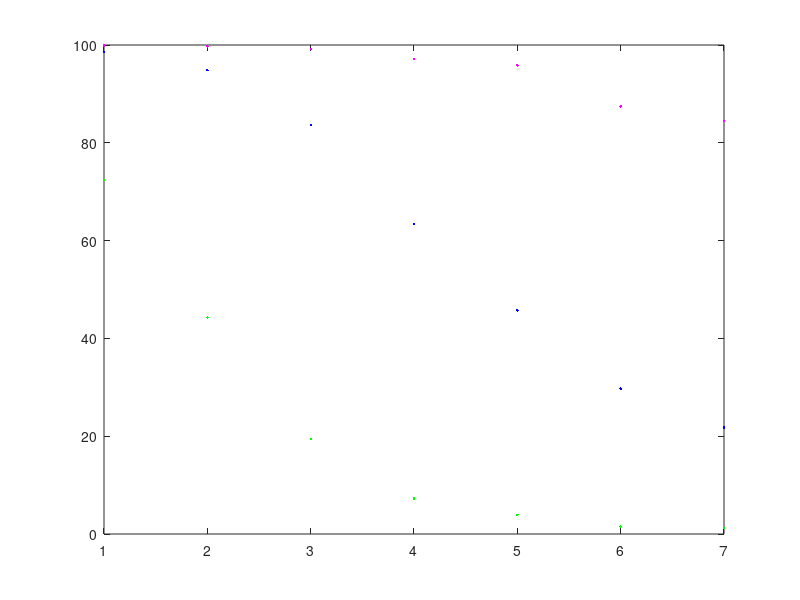

This chart was generated by the following MATLAB code: (Note: this script raises an error after producing the figure.)

%linear topology of various hop lengths

rt_6node_maxRet3 = [308  313  296  308  266  315  310  294  280  310  341  328  272  317  288  297  321  279  268  361;
					196  178  198  157  186  211  168  174  183  194  168  185  168  169  189  187  173  184  176  157;
					90  90  75  89  58  70  99  122  86  70  54  93  95  89  76  68  85  87  92  78;
					41  29  31  23  38  27  42  32  42  33  38  42  49  38  31  30  55  46  28  39;
					12  23  22  33  19  24  22  26  38  24  19  37  32  19  25  25  20  17  25  16;
					12  19  21  16  10  11  14  29  17  26  11  11  14  15  12  11  22  16  19  22;
					12  12  25  6  8  12  19  11  17  3  13  16  19  2  2  8  16  14  8  19;
					];

rt_6node_maxRet2 = [288  298  300  325  297  327  331  282  254  278  333  289  270  319  339  281  337  261  278  311;
					164  208  189  196  174  210  176  189  175  184  165  182  179  218  199  191  182  147  187  176;
					84  78  95  90  78  77  94  102  117  91  89  91  99  96  78  95  76  90  79  94;
					44  59  59  56  59  56  50  67  53  52  48  60  52  56  58  53  66  51  56  53;
					36  44  51  42  38  42  60  54  61  42  49  48  48  47  67  56  67  38  48  64;
					49  62  40  36  20  30  47  31  43  37  50  41  29  45  39  31  49  51  51  54;
					48  38  41  32  44  39  43  46  57  59  47  42  43  48  38  54  41  36  57  36;
					];

rt_6node_maxRet1 = [342  365  382  349  365  350  382  376  353  380  379  382  402  314  373  368  372  324  361  377;
					385  382  366  391  330  366  360  361  346  315  360  321  328  383  368  334  318  334  338  359;
					363  367  389  395  370  378  345  380  389  387  383  384  387  377  364  380  393  372  387  396;
					448  429  430  421  435  429  439  425  454  455  451  458  392  445  428  407  439  452  452  443;
					562  563  530  528  489  528  526  531  482  546  531  564  504  531  545  542  527  509  541  500;
					627  639  610  629  651  632  635  606  580  589  669  624  569  626  617  626  623  641  636  591;
					709  727  669  764  703  705  726  699  722  737  735  744  677  750  706  718  724  777  763  717;
					];

losses_6node_maxRet3 = [0  1  0  1  0  0  0  1  0  1  1  0  0  1  0  0  0  0  0  0;
						0  1  1  0  0  0  0  0  0  0  1  1  0  1  1  1  0  3  0  0;
						1  0  2  1  1  0  1  0  1  0  1  1  0  0  0  1  2  1  0  0;
						1  1  2  1  2  0  1  0  2  0  0  1  1  2  1  2  0  1  1  1;
						0  0  2  1  1  0  1  2  1  0  4  4  2  0  0  1  1  0  1  0;
						2  3  2  3  1  3  1  2  1  5  2  0  2  0  1  3  3  1  4  1;
						2  2  3  1  3  4  0  2  2  1  3  5  1  0  0  0  3  2  1  2;
						];

losses_6node_maxRet2 = [3  3  5  3  5  3  7  3  3  5  4  5  5  7  4  7  4  4  2  6;
						7  12  11  4  14  9  11  10  8  9  8  12  12  3  7  9  12  10  10  10;
						19  10  17  14  14  12  12  21  17  12  12  18  14  10  11  15  21  18  10  15;
						19  24  19  27  23  14  14  22  16  21  11  22  22  17  15  27  24  21  24  23;
						24  21  26  19  21  29  33  22  34  22  26  28  33  24  23  35  31  25  27  32;
						30  35  27  27  15  21  29  22  29  26  36  35  20  34  29  24  30  36  36  40;
						41  29  31  21  33  33  32  39  49  42  39  34  30  36  33  38  27  32  45  31;
						];

losses_6node_maxRet1 = [93  92  105  90  100  88  100  98  109  107  104  88  116  110  97  128  91  85  105  100;
						219  193  204  214  201  195  189  206  193  192  189  178  185  192  206  189  192  181  193  206;
						298  263  314  318  296  314  276  290  325  317  327  307  299  311  298  324  312  299  317  307;
						414  395  390  396  399  400  409  399  416  419  413  428  364  418  400  378  409  416  418  418;
						537  547  504  505  469  496  500  510  465  517  521  544  481  520  515  523  503  499  520  488;
						623  632  596  625  641  624  625  603  568  579  651  615  566  618  604  615  614  630  617  583;
						691  721  665  753  695  701  723  689  705  728  730  734  668  741  702  706  713  768  758  711;
						];

percentage_maxRet3 = (rt_6node_maxRet3-losses_6node_maxRet3)*100./rt_6node_maxRet3;
percentage_maxRet2 = (rt_6node_maxRet2-losses_6node_maxRet2)*100./rt_6node_maxRet2;
percentage_maxRet1 = (rt_6node_maxRet1-losses_6node_maxRet1)*100./rt_6node_maxRet1;
% percentage_withoutRel = (rt_6node_withoutRel-losses_6node_withoutRel)*100./rt_6node_withoutRel;

                    

hops = 1:7;

h = plot	(hops, mean(percentage_maxRet3,2), 'm.',
			 hops, mean(percentage_maxRet2,2), 'b.',
			 hops, mean(percentage_maxRet1,2), 'g.'
			);

h = errorbar(hops, mean(percentage_maxRet3,2), ci(percentage_maxRet3)(:,1), ci(percentage_maxRet3)(:,2), 'm.',
			 hops, mean(percentage_maxRet2,2), ci(percentage_maxRet2)(:,1), ci(percentage_maxRet2)(:,2), 'b.',
			 hops, mean(percentage_maxRet1,2), ci(percentage_maxRet1)(:,1), ci(percentage_maxRet1)(:,2), 'g.'
			);

set(h,'markersize',20);
axis([1 7 0 100]);

ax = gca();
set(ax, 'fontsize', 22);
set(ax,'YGrid','on');

b=legend('Max Retransmissions = 3', 'Max Retransmissions = 2', 'Max Retransmissions = 1');
set(b, 'Location', 'southwest');

title('Percentage of redundant consumer retransmissions');
xlabel("Hop length of linear topologies");
ylabel("Percentage of redundant consumer retransmissions");
%grid on;
